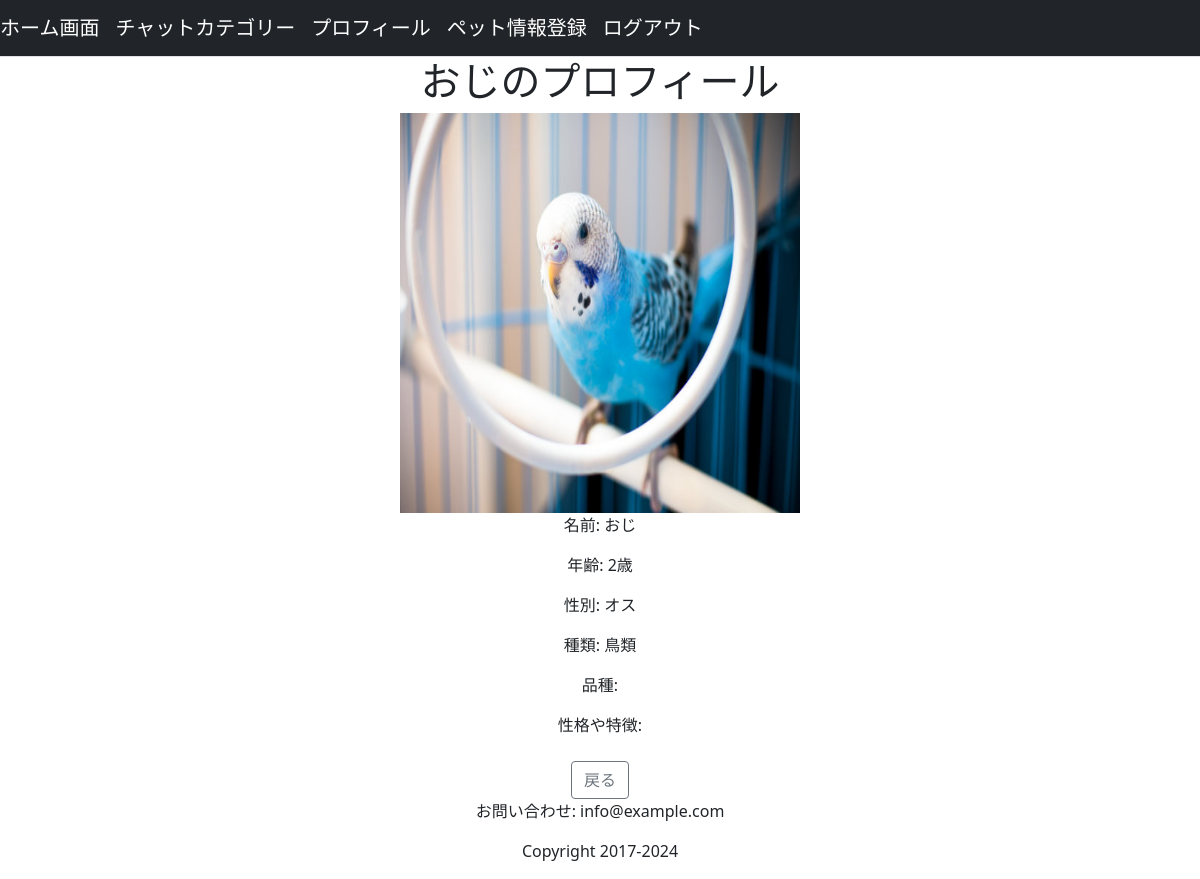
Page /profile/pet/30/ (signed in) on the committed database.
### accounts/models.py (models this page shows, shortened)
class Pet(models.Model):
    name = models.CharField(max_length=100)
    age = models.PositiveIntegerField(null=True, blank=True)
    sex = models.CharField(max_length=10, choices=(('1', 'オス'), ('2', 'メス')), default=1)
    picture = models.ImageField(upload_to='pet_pictures/', blank=True, null=True)
    genre = models.CharField(
    max_length=10,
    choices=(('1', '犬'), ('2', '猫'), ('3', '鳥類'), ('4', '齧歯類'), ('5', '爬虫類')),
    default='1',
)
    breed = models.CharField(max_length=100, blank=True)  # 品種
    characteristic = models.TextField(blank=True)  # 性格や特徴
    owner = models.ForeignKey(
        'Users', on_delete=models.CASCADE, related_name='pets'
    )  # 所有者の追加

### accounts/views.py (the view)
# urls.py: path('profile/pet/<int:pet_id>/', views.pet_profile, name='pet_profile'),
@login_required
def pet_profile(request, pet_id):
    pet = Pet.objects.get(id=pet_id)
    return render(
        request, 'accounts/pet_profile.html', context={
            'pet': pet,
        }
    )

### templates/accounts/pet_profile.html (shortened to what this page needs)
{% extends "base.html" %}
{% block content %}
<center>
<h1>{{ pet.name }}のプロフィール</h1>
<img width="400px" height="400px" src="{% if pet.picture %}{{ pet.picture.url }}{% else %}/media/pet_pictures/default_pet.jpg{% endif %}">
<p>名前: {{ pet.name }}</p>
<p>年齢: {{ pet.age }}歳</p>
<p>性別: {{ pet.get_sex_display }}</p>
<p>種類: {{ pet.get_genre_display }}</p>
<p>品種: {{ pet.breed }}</p>
<p>性格や特徴: {{ pet.characteristic }}</p>
<a href="{% url 'accounts:user_profile' user_id=pet.owner.id %}" class="btn btn-outline-secondary mt-2">戻る</a>
</center>
{% endblock %}

### rows in the picture
Pet: name "おじ", picture (picture), age "2", sex "オス", genre "鳥類"
